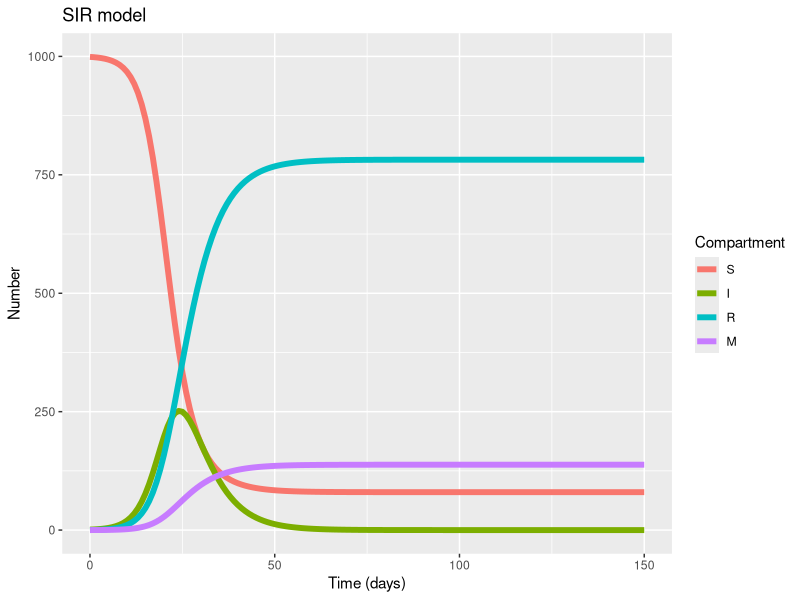
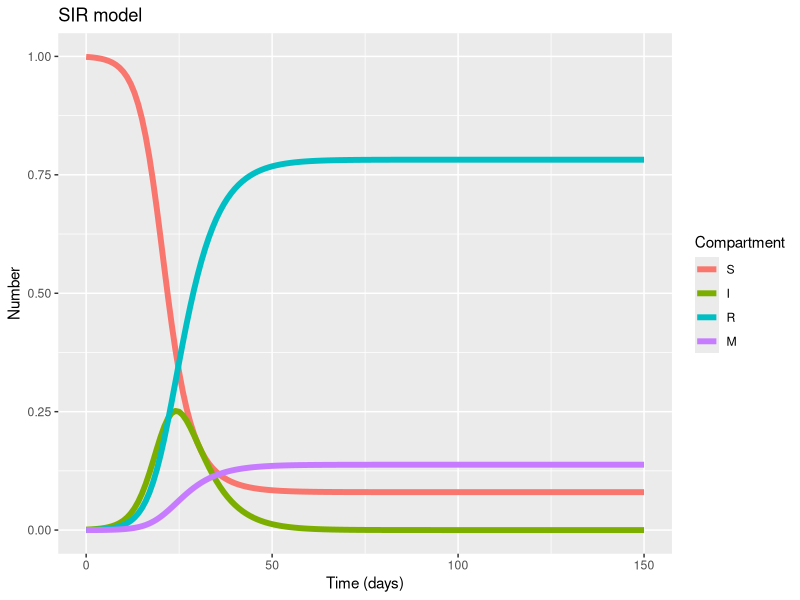

Reproduce these figures in R, in order.
########################################
############ DAY 3
############ PRACTICAL 1
############ The SIR model
########################################


# LOAD THE PACKAGES:
library(deSolve)
library(reshape2)
library(ggplot2)
library(here)

rm(list = ls())
setwd(here())
# Population size:
N <- 1000

# MODEL INPUTS:

# Initial conditions
initial_state_values <- c(
  S = N-1,
  I = 1,
  R = 0,
  M = 0)           

# Parameter values per day
  CFR<- 0.15
   
  gamma <- 1/6 # Recovery rate 
  
  beta <- 0.5  # infection rate
  
  mu <- gamma*CFR/(1-CFR)   # Mortality rate [remember competing hazards! gamma*CFR/(1-CFR) ]
  
  parameters <- c(beta, gamma, mu)


# MODEL FUNCTION: 
times <- seq(from = 0, to = 150, by = 1)   # from 0 to 365 days in daily intervals

sir_model <- function(time, state, parameters) {  
  
  with(as.list(c(state, parameters)), {     
    
    # Calculating the total population size N (the sum of the number of people in each compartment)
    
    N <- S+I+R
    
    # Calculating the FOI
    
    lambda <- beta*I/N  #  How can we define the force of infection? 
      
      # The differential equations
      dS <-  - lambda * S # can you write the differential equation for S? 
      dI <- lambda * S - I*(gamma+mu)     
    dR <- gamma * I
    dM <- I*mu
    
    return(list(c(dS, dI, dR, dM))) 
  })
  
}



# MODEL OUTPUT (solving the differential equations):

# Solving the differential equations using the ode integration algorithm
output <- as.data.frame(ode(y = initial_state_values, 
                            times = times, 
                            func = sir_model,
                            parms = parameters))



# turn output data set into long format
output_long <- melt(as.data.frame(output), id = "time")                 


# Plot the number of people in the S, I and R compartments over time
ggplot(data = output_long,                                               # specify object containing data to plot
       aes(x = time, y = value, colour = variable, group = variable)) +  # assign columns to axes and groups
  geom_line(size=2) +                                                          # represent data as lines
  xlab("Time (days)")+                                                   # add label for x axis
  ylab("Number") +                                                       # add label for y axis
  labs(colour = "Compartment",                                           # add legend title  
       title = "SIR model")    



# Plot the proportion of individuals 

output2_long<- output_long
output2_long$value<-output_long$value/N


# Plot the proportion of people in the S, I and R compartments over time
ggplot(data = output2_long,                                               # specify object containing data to plot
       aes(x = time, y = value, colour = variable, group = variable)) +  # assign columns to axes and groups
  geom_line(size=2) +                                                          # represent data as lines
  xlab("Time (days)")+                                                   # add label for x axis
  ylab("Number") +                                                       # add label for y axis
  labs(colour = "Compartment",                                           # add legend title  
       title = "SIR model")   
